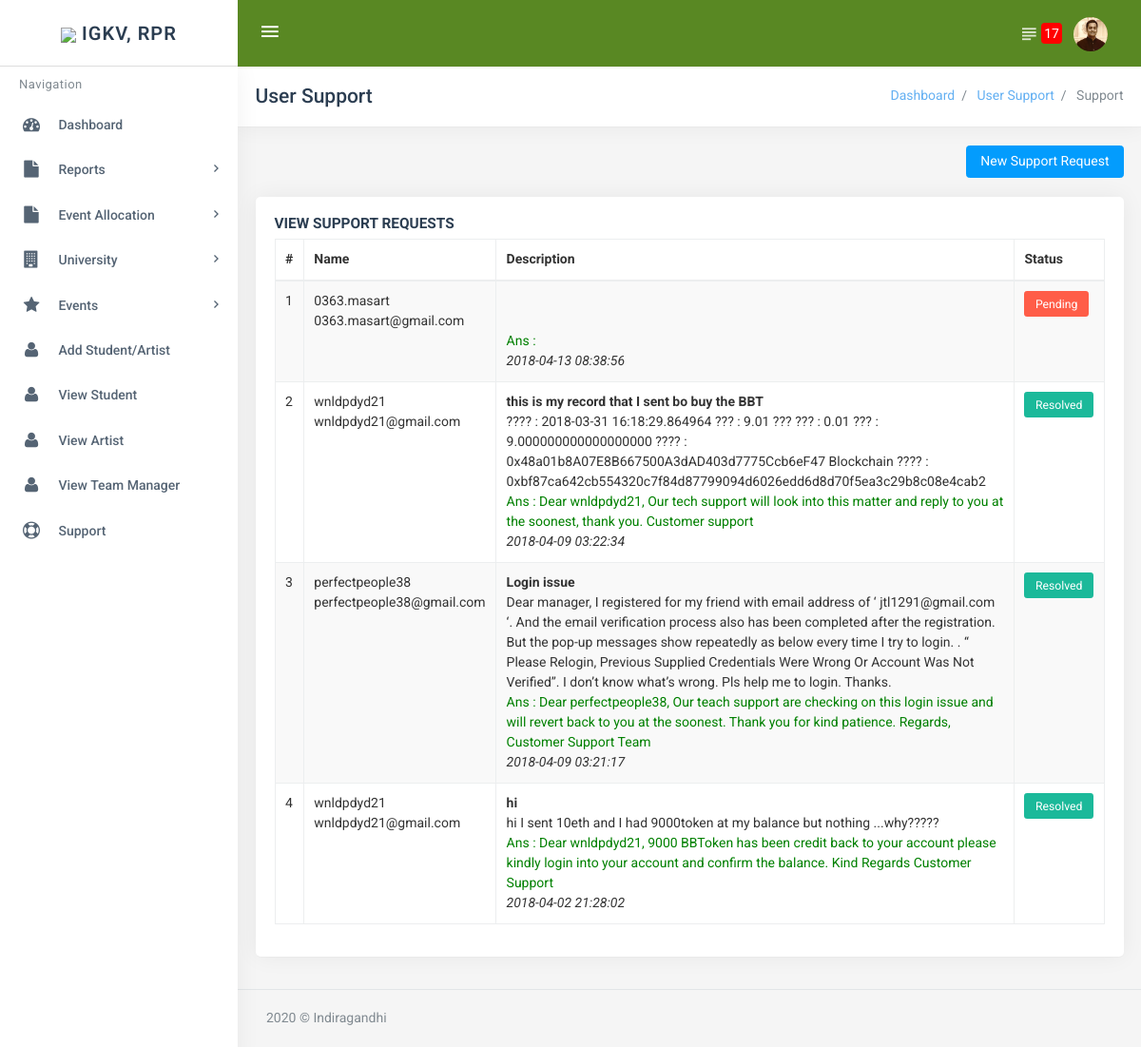
The app's page /support.php (signed in) with its own data.
### tables this page shows
CREATE TABLE `users` (
  `id` int(11) NOT NULL,
  `name` varchar(100) NOT NULL,
  `email` varchar(50) NOT NULL,
  `tx_address` varchar(60) NOT NULL,
  `file` varchar(150) NOT NULL DEFAULT 'default.jpg',
  `gender` varchar(10) NOT NULL,
  `date` timestamp NOT NULL DEFAULT CURRENT_TIMESTAMP ON UPDATE CURRENT_TIMESTAMP,
  `verified` varchar(20) NOT NULL DEFAULT 'True',
  `password` varchar(100) NOT NULL,
  `phone` varchar(20) NOT NULL,
  `activation_code` varchar(50) NOT NULL,
  `tutorial_taken` varchar(10) NOT NULL DEFAULT 'No',
  `balance` varchar(10) NOT NULL DEFAULT '0',
  `kyc_approved` varchar(20) NOT NULL DEFAULT 'Pending',
  `g_auth_key` varchar(50) NOT NULL
);

CREATE TABLE `support` (
  `id` int(11) NOT NULL,
  `user_id` int(11) NOT NULL,
  `name` varchar(50) NOT NULL,
  `email` varchar(50) NOT NULL,
  `question` text NOT NULL,
  `description` text NOT NULL,
  `date` timestamp NOT NULL DEFAULT CURRENT_TIMESTAMP ON UPDATE CURRENT_TIMESTAMP,
  `status` varchar(20) NOT NULL DEFAULT 'Pending',
  `ans` text NOT NULL
);

### pdo_class_data.php (called while the page is built, shortened)
<?php
  function authenticate(){
    if(isset($_SESSION['user'], $_SESSION['loged_primitives']))
      {
         include 'connection.php';
          $pdo = new PDO($dsn, $user, $pass, $opt);
          try {
              $stmt = $pdo->prepare('SELECT * FROM users WHERE email ="'.$_SESSION['user'].'"');
          } catch(PDOException $ex) {
              echo "An Error occured!";
              print_r($ex->getMessage());
          }
          $stmt->execute();
          $user = $stmt->fetch();
          $pass = md5($user['password']);
           return $user;      }
      else
      {
        header('Location:sign_in.php?choice=error&value=Session timed out. Login again.');
      }
       return $user;
  }
?>

### administrator/function.php (called while the page is built, shortened)
<?php
    function count_notification($table, $id){
        include 'connection.php';
            $dsn = "mysql:host=$host;dbname=$db;charset=$charset";
            $opt = [
                PDO::ATTR_ERRMODE            => PDO::ERRMODE_EXCEPTION,
                PDO::ATTR_DEFAULT_FETCH_MODE => PDO::FETCH_ASSOC,
                PDO::ATTR_EMULATE_PREPARES   => false,
            ];
        $pdo = new PDO($dsn, $user, $pass, $opt);
      try {
          $stmt = $pdo->prepare('SELECT * FROM `notification` WHERE `user_id`='.$id.' AND `status`="Unread" ORDER BY date DESC');
      } catch(PDOException $ex) {
          echo "An Error occured!";
          print_r($ex->getMessage());
      }
      $stmt->execute();
      $user = $stmt->rowCount();
      return $user;
    }
 ?>

### support.php (the view, shortened to what this page needs)
<?php require 'includes/header_start.php'; ?>
    <link href="assets/plugins/datatables/dataTables.bootstrap4.min.css" rel="stylesheet" type="text/css"/>
    <link href="assets/plugins/datatables/buttons.bootstrap4.min.css" rel="stylesheet" type="text/css"/>
    <link href="assets/plugins/datatables/responsive.bootstrap4.min.css" rel="stylesheet" type="text/css"/>
<?php require 'includes/header_end.php'; ?>
    <div class="content-page">
        <div class="content">
            <div class="container">
                <div class="row">
                    <div class="col-xs-12">
                        <div class="page-title-box">
                            <h4 class="page-title">User Support</h4>
                            <ol class="breadcrumb p-0">
                                <li>
                                    <a href="#">Dashboard</a>
                                </li>
                                <li>
                                    <a href="#">User Support</a>
                                </li>
                                <li class="active">
                                   Support
                                </li>
                            </ol>
                            <div class="clearfix"></div>
                        </div>
                    </div>
                </div>
                <div class="row">
                  <div class="col-sm-12" style="text-align: right;"><button type="button" class="btn btn-primary" data-toggle="modal" data-target="#supportModal" >New Support Request</button> </div>
                </div><div style="padding: 10px;"></div>
                <div class="row">
                    <div class="col-sm-12">
                        <div class="card-box table-responsive">
                            <h4 class="m-t-0 header-title"><b>View Support Requests</b></h4>
                            <table id="datatable-buttons" class="table table-striped table-bordered" cellspacing="0"
                                   width="100%" style="color: #333">
                               <thead>
                                  <tr>
                                    <th>#</th>
                                    <th> Name</th>
                                    <th>Description</th>
                                    <th>Status</th>
                                  </tr>
                                </thead>
                               <tbody>
                                 <?php
                                    try {
                                          $stmt = $pdo->prepare('SELECT * FROM `support`   ORDER BY date DESC');
                                      } catch(PDOException $ex) {
                                          echo "An Error occured!";
                                          print_r($ex->getMessage());
                                      }
                                      $stmt->execute();
                                      $user = $stmt->fetchAll();
                                      $i=1;
                                      foreach($user as $key=>$value){
                                          $statys = '<button class="btn btn-danger btn-sm">Pending</button>';
                                          if($value['status']!="Pending"){
                                          $statys = '<button class="btn btn-success btn-sm">Resolved</button>';
                                        }
                                        echo '<tr>
                                            <td>'.$i.'</td>
                                            <td >'.$value['name'].'<br/>'.$value['email'].'</td>
                                            <td "><b>'.$value['question'].'</b><br/>'.$value['description'].'<br/> <span style="color:green">Ans : '.$value['ans'].'</span><br/> <i>'.$value['date'].'</i></td>
                                            <td>'.$statys.'</td>
                                          </tr>';
                                          $i++;
                                    }
                                    ?>
                                </tbody>
                            </table>
                        </div>
                    </div>
                </div>
            </div>
        </div>
    </div>
<?php require 'includes/footer_start.php' ?>
<?php require 'includes/footer_end.php' ?>

### includes/topbar.php (shortened to what this page needs)
<div class="topbar">
    <div class="topbar-left" style="border-bottom: solid 1px #ddd">
        <a href="dashboard.php" class="logo" id="logo-tour"><img src="iop.png" style="width: 30px;"> <span style="border-top:solid 10px transparent;">IGKV, RPR</span></a>
    </div>
    <nav class="navbar navbar-custom" style="background-color: #598823">
        <ul class="nav navbar-nav">
            <li class="nav-item">
                <button class="button-menu-mobile open-left waves-light waves-effect">
                    <i class="zmdi zmdi-menu"></i>
                </button>
            </li>
        </ul>
        <ul class="nav navbar-nav pull-right">
            <li class="nav-item dropdown notification-list">
                <a class="nav-link waves-effect waves-light right-bar-toggle" href="javascript:void(0);" style="display: block;position: relative;">
                    <i class="zmdi zmdi-format-subject noti-icon"></i> <span style="background-color: red;color: #fff;border-radius:4px;margin-left:-10px;padding:3px;z-index: 1000">
                        <?php echo count_notification("notification", $pdo_auth['id']); ?></span>
                </a>
            </li>
            <li class="nav-item dropdown notification-list">
                <a class="nav-link dropdown-toggle arrow-none waves-effect waves-light nav-user"
                   data-toggle="dropdown" href="#" role="button"
                   aria-haspopup="false" aria-expanded="false">
                    <img src="profile/<?php echo $pdo_auth['file']; ?>" alt="user" class="img-circle">
                </a>
            </li>
        </ul>
    </nav>
</div>

### includes/footer_start.php (shortened to what this page needs)
<footer class="footer text-right">
    <?php echo date("Y"); ?> &copy; <?php echo $pdo_auth['name']; ?>
</footer>
</div>

### records on screen
users: file (picture), name "Indiragandhi"
support: name "0363.masart", email "0363.masart@gmail.com", date "2018-04-13 08:38:56"
support: name "wnldpdyd21", email "wnldpdyd21@gmail.com", question "this is my record that I sent bo buy the BBT", description "???? : 2018-03-31 16:18:29.864964 ??? : 9.01 ??? ??? : 0.01 ??? : 9.000000000000000000 ???? : 0x48a01b8A07E8B667500A3dAD403d7775Ccb6eF47 Blockchain ???? : 0xbf87ca642cb554320c7f84d87799094d6026edd6d8d70f5ea3c29b8c08e4cab2", ans "Dear wnldpdyd21, Our tech support will look into this matter and reply to you at the soonest, thank you. Customer support", date "2018-04-09 03:22:34", status "Resolved"
support: name "perfectpeople38", email "perfectpeople38@gmail.com", question "Login issue", description "Dear manager, I registered for my friend with email address of ‘ jtl1291@gmail.com ‘. And the email verification process also has been completed after the registration. But the pop-up messages show repeatedly as below every time I try to login. . “ Please Relogin, Previous Supplied Credentials Were Wrong Or Account Was Not Verified”. I don’t know what’s wrong. Pls help me to login. Thanks.", ans "Dear perfectpeople38, Our teach support are checking on this login issue and will revert back to you at the soonest. Thank you for kind patience. Regards, Customer Support Team", date "2018-04-09 03:21:17", status "Resolved"
support: name "wnldpdyd21", email "wnldpdyd21@gmail.com", question "hi", description "hi I sent 10eth and I had 9000token at my balance but nothing ...why?????", ans "Dear wnldpdyd21, 9000 BBToken has been credit back to your account please kindly login into your account and confirm the balance. Kind Regards Customer Support", date "2018-04-02 21:28:02", status "Resolved"

### other values on screen
count_notification("notification", $pdo_auth['id']) "17"
